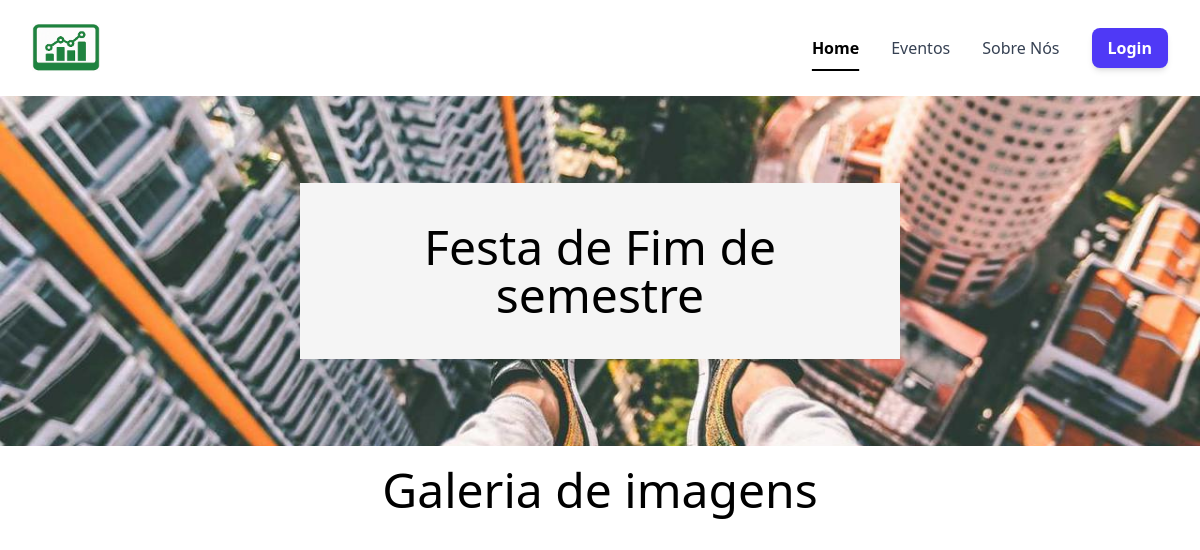
Page /eventos.php on the earlier database version.
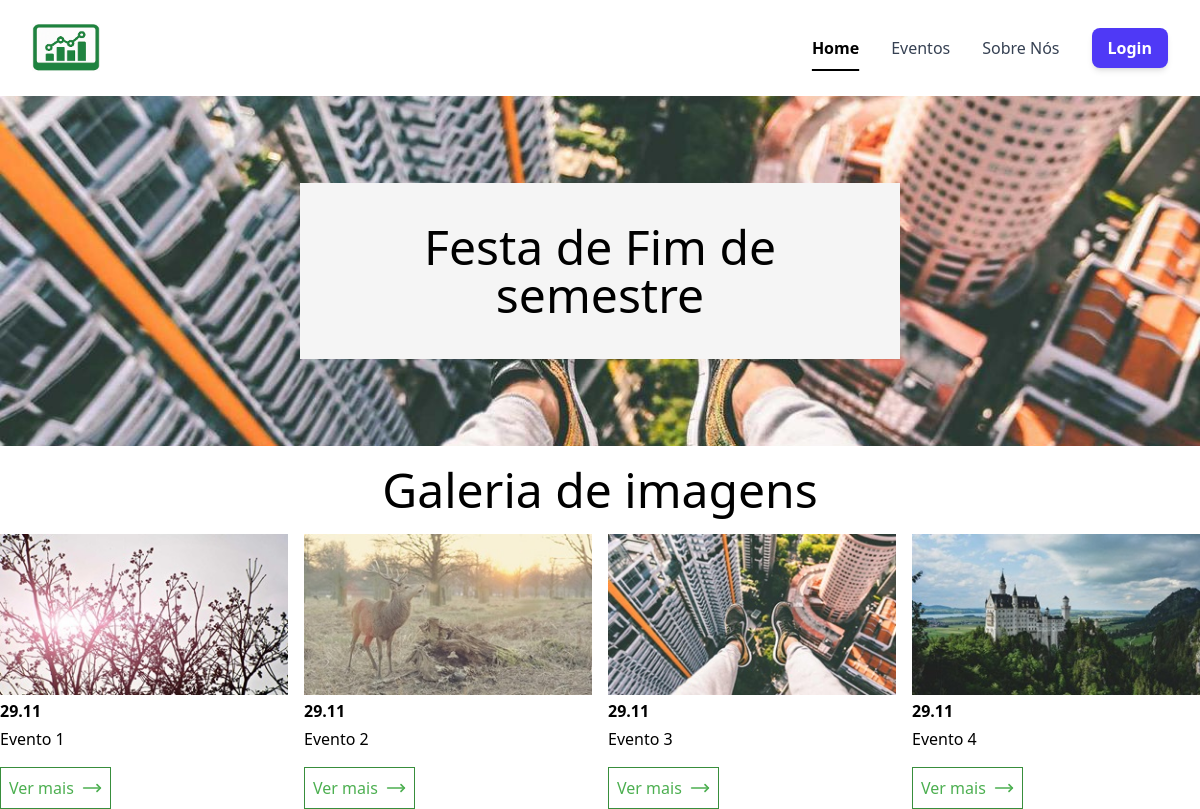
Same page on the later database version.
### tables this page shows
CREATE TABLE IF NOT EXISTS `eventos` (
  `id` int NOT NULL AUTO_INCREMENT,
  `nome` varchar(256) NOT NULL,
  `dataEvento` varchar(50) NOT NULL,
  `informacao` text NOT NULL,
  `imagem` varchar(256) DEFAULT NULL,
  `visivel` tinyint NOT NULL DEFAULT (1),
  PRIMARY KEY (`id`)
);

### eventos.php (the view, shortened to what this page needs)
<?php
require('includes/connection.php');
?>
<!DOCTYPE html>
<html lang="pt-pt">
<head>
    <script src="js/tailwind4.1.js"></script>
</head>
<body>
    <?php require('includes/nav.php') ?>
    <div class="max-w-7xl mx-auto relative">
        <div class="absolute top-1/2 left-1/2 -translate-x-1/2 -translate-y-1/2 p-10 bg-[rgb(245,245,245)] font-light text-5xl text-center">Festa de Fim de semestre</div>
    </div>
    <p class="p-5 font-light text-5xl text-center">Galeria de imagens</p>
    <?php
    $sql = 'SELECT * FROM eventos';
    $stmt = $dbh->prepare($sql);
    $stmt->execute();
    ?>
    <div class="mx-auto max-w-7xl">
        <div class="grid grid-cols-1 md:grid-cols-2 lg:grid-cols-4 gap-4">
        <?php
        while($evento = $stmt->fetchObject()){
            $idEvento   = $evento->id;
            $nome       = $evento->nome;
            $imagem     = $evento->imagem;
        ?>
            <div class="">
                <img class="w-full h-auto" src="imgs/<?= $imagem ?>" alt="Evento <?= $idEvento ?>">
                <div class="my-1 font-semibold">29.11</div>
                <div class="font-light mb-4"><?= $nome ?></div>
                <a href="evento.php?evento=<?= $idEvento ?>" class="inline-flex items-center gap-2 p-2 border border-[rgb(56,142,60)] text-[rgb(76,175,80)] hover:bg-[rgb(56,142,60)] hover:text-white">
                    Ver mais <svg xmlns="http://www.w3.org/2000/svg" width="20" height="20" viewBox="0 0 24 24" fill="none" stroke="currentColor" stroke-width="2" stroke-linecap="round" stroke-linejoin="round" class="lucide lucide-move-right-icon lucide-move-right"><path d="M18 8L22 12L18 16"/><path d="M2 12H22"/></svg>
                </a>
            </div>
        <?php
        }
        ?>
        </div>
    </div>
</body>
</html>

### includes/nav.php (shortened to what this page needs)
<nav class="bg-white">
    <div class="max-w-7xl mx-auto px-4 sm:px-6 lg:px-8">
    <div class="flex justify-between h-24">
        <a href="index.php" class="flex items-center">
        <img class="h-1/2" src="imgs/logo-min.png" alt="logo">
        </a>
        <div class="hidden md:flex space-x-8 items-center">
            <a href="index.php" class="text-black font-bold underline decoration-clone underline-offset-[15px] decoration-2">
                Home
            </a>
            <a href="eventos.php"
                class="relative text-gray-700 font-medium transition-all duration-300
                    after:content-[''] after:absolute after:left-0 after:bottom-[-12px]
                    after:w-0 after:h-[2px] after:bg-black after:transition-all after:duration-300
                    hover:after:w-full hover:text-black">
                Eventos
            </a>
            <a href="contactos.php"
                class="relative text-gray-700 font-medium transition-all duration-300
                    after:content-[''] after:absolute after:left-0 after:bottom-[-12px]
                    after:w-0 after:h-[2px] after:bg-black after:transition-all after:duration-300
                    hover:after:w-full hover:text-black">
                Sobre Nós
            </a>
            <?php if (isset($_SESSION['ligado']) && $_SESSION['ligado'] == true): ?>
                    <div class="relative group">
                        <a href="#" class="flex items-center focus:outline-none" tabindex="0">
                            <span class="inline-flex items-center justify-center h-10 w-10 rounded-full bg-indigo-600 text-white font-semibold text-lg ring-2 ring-offset-2 ring-indigo-400 transition-all duration-150">
                                <?= $_SESSION['iniciais'] ?>
                            </span>
                        </a>
                        <div id="user-menu" class="absolute right-0 top-full pt-1 w-48 bg-white rounded-md shadow-lg py-1 z-50 hidden
                                    group-hover:block group-focus-within:block
                                    border border-gray-100">
                            <div class="px-4 py-2 text-sm text-gray-700 border-b font-medium">
                                Olá, <?= $_SESSION['nome'] ?>!
                            </div>
                            <a href="#" class="block px-4 py-2 text-sm text-gray-700 hover:bg-gray-100 transition">
                                Dashboard
                            </a>
                            <a href="auth/logout.php" class="block px-4 py-2 text-sm text-red-600 hover:bg-red-50 transition">
                                Logout
                            </a>
                        </div>
                    </div>
                <?php else: ?>
                    <a href="login.php" class="bg-indigo-600 text-white font-bold py-2 px-4 rounded-lg hover:bg-indigo-700 transition duration-150 shadow-md">
                        Login
                    </a>
                <?php endif; ?>
        </div>
    </div>
    </div>
</nav>

Differences in the rows shown:
added eventos: imagem (picture), nome "Evento 1"
added eventos: imagem (picture), nome "Evento 2"
added eventos: imagem (picture), nome "Evento 3"
added eventos: imagem (picture), nome "Evento 4"
